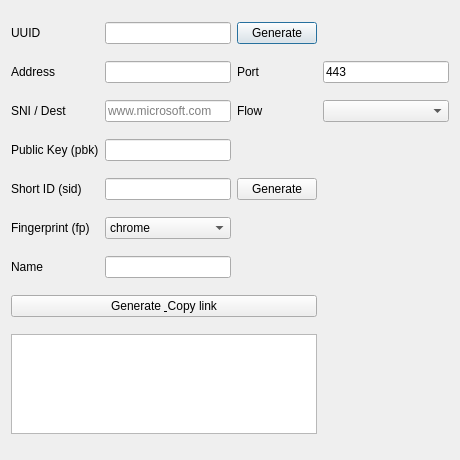
<?xml version="1.0" encoding="UTF-8"?>
<ui version="4.0">
 <class>DialogRealityGen</class>
 <widget class="QDialog" name="DialogRealityGen">
  <property name="geometry">
   <rect>
    <x>0</x>
    <y>0</y>
    <width>460</width>
    <height>460</height>
   </rect>
  </property>
  <property name="windowTitle">
   <string>VLESS Reality Link Generator</string>
  </property>
  <layout class="QGridLayout" name="gridLayout">
   <item row="0" column="0">
    <widget class="QLabel" name="uuid_l">
     <property name="text">
      <string>UUID</string>
     </property>
    </widget>
   </item>
   <item row="0" column="1">
    <widget class="QLineEdit" name="uuid"/>
   </item>
   <item row="0" column="2">
    <widget class="QPushButton" name="uuidgen">
     <property name="text">
      <string>Generate</string>
     </property>
    </widget>
   </item>
   <item row="1" column="0">
    <widget class="QLabel" name="address_l">
     <property name="text">
      <string>Address</string>
     </property>
    </widget>
   </item>
   <item row="1" column="1">
    <widget class="QLineEdit" name="address"/>
   </item>
   <item row="1" column="2">
    <widget class="QLabel" name="port_l">
     <property name="text">
      <string>Port</string>
     </property>
    </widget>
   </item>
   <item row="1" column="3">
    <widget class="QLineEdit" name="port">
     <property name="text">
      <string notr="true">443</string>
     </property>
    </widget>
   </item>
   <item row="2" column="0">
    <widget class="QLabel" name="sni_l">
     <property name="text">
      <string>SNI / Dest</string>
     </property>
    </widget>
   </item>
   <item row="2" column="1">
    <widget class="QLineEdit" name="sni">
     <property name="placeholderText">
      <string notr="true">www.microsoft.com</string>
     </property>
    </widget>
   </item>
   <item row="2" column="2">
    <widget class="QLabel" name="flow_l">
     <property name="text">
      <string>Flow</string>
     </property>
    </widget>
   </item>
   <item row="2" column="3">
    <widget class="QComboBox" name="flow">
     <item>
      <property name="text">
       <string notr="true"/>
      </property>
     </item>
     <item>
      <property name="text">
       <string notr="true">xtls-rprx-vision</string>
      </property>
     </item>
    </widget>
   </item>
   <item row="3" column="0">
    <widget class="QLabel" name="public_key_l">
     <property name="text">
      <string>Public Key (pbk)</string>
     </property>
    </widget>
   </item>
   <item row="3" column="1">
    <widget class="QLineEdit" name="public_key"/>
   </item>
   <item row="4" column="0">
    <widget class="QLabel" name="short_id_l">
     <property name="text">
      <string>Short ID (sid)</string>
     </property>
    </widget>
   </item>
   <item row="4" column="1">
    <widget class="QLineEdit" name="short_id"/>
   </item>
   <item row="4" column="2">
    <widget class="QPushButton" name="sidgen">
     <property name="text">
      <string>Generate</string>
     </property>
    </widget>
   </item>
   <item row="5" column="0">
    <widget class="QLabel" name="fingerprint_l">
     <property name="text">
      <string>Fingerprint (fp)</string>
     </property>
    </widget>
   </item>
   <item row="5" column="1">
    <widget class="QComboBox" name="fingerprint">
     <item>
      <property name="text">
       <string notr="true">chrome</string>
      </property>
     </item>
     <item>
      <property name="text">
       <string notr="true">firefox</string>
      </property>
     </item>
     <item>
      <property name="text">
       <string notr="true">safari</string>
      </property>
     </item>
     <item>
      <property name="text">
       <string notr="true">ios</string>
      </property>
     </item>
     <item>
      <property name="text">
       <string notr="true">android</string>
      </property>
     </item>
     <item>
      <property name="text">
       <string notr="true">edge</string>
      </property>
     </item>
     <item>
      <property name="text">
       <string notr="true">random</string>
      </property>
     </item>
    </widget>
   </item>
   <item row="6" column="0">
    <widget class="QLabel" name="name_l">
     <property name="text">
      <string>Name</string>
     </property>
    </widget>
   </item>
   <item row="6" column="1">
    <widget class="QLineEdit" name="name"/>
   </item>
   <item row="7" column="0" colspan="3">
    <widget class="QPushButton" name="copy">
     <property name="text">
      <string>Generate &amp; Copy link</string>
     </property>
    </widget>
   </item>
   <item row="8" column="0" colspan="3">
    <widget class="QPlainTextEdit" name="result">
     <property name="maximumSize">
      <size>
       <width>16777215</width>
       <height>100</height>
      </size>
     </property>
     <property name="readOnly">
      <bool>true</bool>
     </property>
    </widget>
   </item>
  </layout>
 </widget>
 <resources/>
 <connections/>
</ui>
